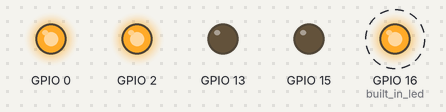
Recording of a sketch running on a simulated ESP8266 (NodeMCU). Shown: output pins drawn as LEDs (lit = HIGH). Dashed ring = blinking. WiFi joins after 1.5 s; servers stay silent unless stated; what the sketch prints to the serial monitor is not drawn.

Above: at 2.55 s.
Timing chart, 0 to 4.8 s (numbered marks = the images above):
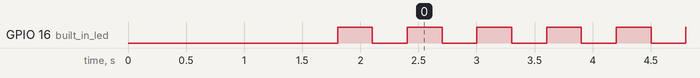

Measured:
- by itself, GPIO 16 (built_in_led): alternates HIGH for 0.30 s and LOW for 0.30 s

The sketch:

IoT-nodeMCU-00.ino
```cpp
//file IoT-nodeMCU-00.ino
//Internet of Things, Institut Rambla Prim
//Jaume Nogues jnogues@gmail.com
//http://vps249990.ovh.net/iot/
//http://vps249990.ovh.net/grav/
//http://jnogues.org
#define BLYNK_PRINT Serial    // Comment this out to disable prints and save space

//configuracio wifi
#include <ESP8266WiFi.h>
#include <BlynkSimpleEsp8266.h>
char ssid[] = "ssid"; //xarxa wifi
char pass[] = "password"; //password wifi
char auth[] = "elMeuToken";
char vpsServer[] = "vps249990.ovh.net";
//IPAddress ipServer (192, 168, 1, 222);//Servidor local

BlynkTimer timer; // Create a Timer object called "timer"!

boolean state4=0;
boolean state5=0;
boolean state16=0;
boolean state14=0;
boolean state12=0;
boolean prevState14=0;
boolean prevState12=0;
boolean prevState4=0;
boolean prevState5=0;

void setup()
{
  Serial.begin(115200);
  Serial.println("Comencem..");

  Blynk.begin(auth, ssid, pass, vpsServer);//servidor rPrim
  //Blynk.begin(auth, ssid, pass, ipServer);//servidor local amb IP
  //Blynk.begin(auth, ssid, pass);//servidor cloud blynk

  pinMode(5, INPUT);
  pinMode(4, INPUT);
  pinMode(14, INPUT);
  pinMode(12, INPUT);
  pinMode(0,OUTPUT);
  pinMode(2,OUTPUT);
  pinMode(13,OUTPUT);
  pinMode(15,OUTPUT);
  pinMode(16,OUTPUT);//built in led
  digitalWrite(0,HIGH);
  digitalWrite(2,HIGH);
  digitalWrite(13,LOW);
  digitalWrite(15,LOW);
  digitalWrite(16,HIGH);
  timer.setInterval(300L, toggle);
}

void loop()
{
  Blynk.run();
  timer.run(); // SimpleTimer is working
}

void toggle()
{
  digitalWrite(16,state16);
  state16=!state16;
}

BLYNK_CONNECTED()
{
  Blynk.syncAll();
  Serial.println(".");//per debug
}
```
